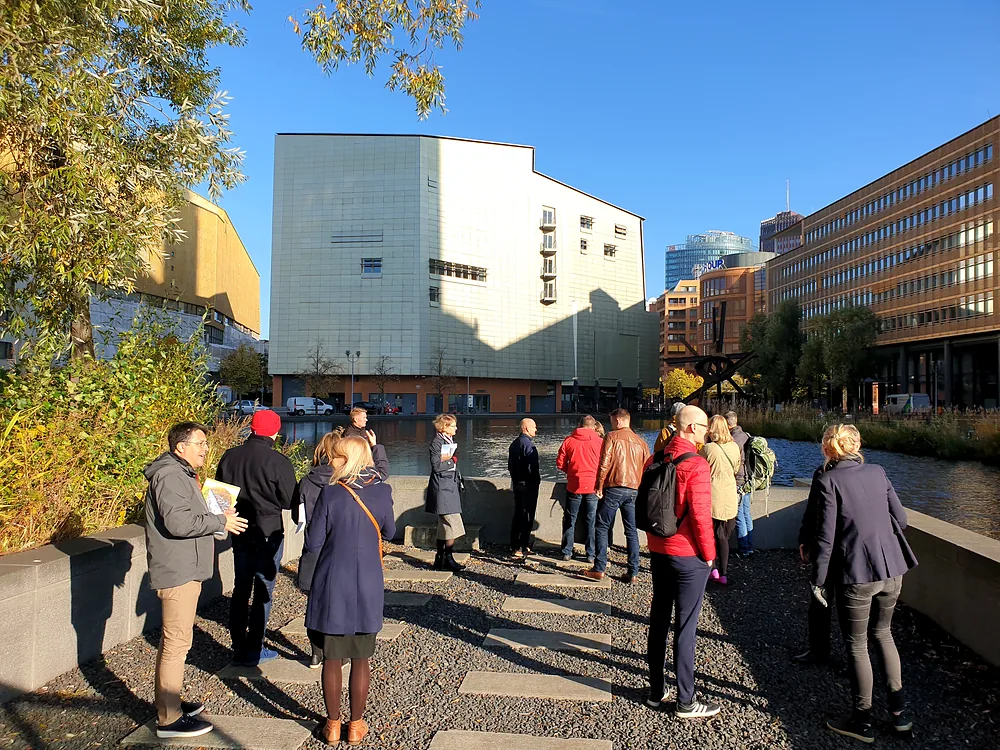
#> input picture assets/img/case-ely-1000.webp, 1000 x 750 px
$ python -i build_images.py   (imports and definitions only)
#> lines starting #> are read from the running program, lines starting #| are printed output that depends on the picture
### tools/lahteet.py
#!/usr/bin/env python3
"""
FinDera - lahdeaineiston sijainnin haku.

Alkuperaiset valokuvat ja logot eivat ole repossa vaan iCloud-kansiossa.
Kansio on siirtynyt paikasta toiseen, joten polkua ei kirjoiteta kiinteasti
skripteihin vaan etsitaan ajossa. Jarjestys: ymparistomuuttuja, tunnetut
sijainnit, lopuksi haku Documentsin alikansioista.
"""
import os, glob

KOTI = os.path.expanduser("~")

EHDOKKAAT = [
    os.path.join(KOTI, "Documents", "1. Studio Titta Projects", "FinDera"),
    os.path.join(KOTI, "Documents", "FinDera"),
]


def juuri():
    """Palauttaa FinDera-aineistokansion polun."""
    ymparisto = os.environ.get("FINDERA_AINEISTO")
    if ymparisto:
        if os.path.isdir(ymparisto):
            return ymparisto
        raise SystemExit(f"FINDERA_AINEISTO osoittaa kansioon jota ei ole: {ymparisto}")

    for polku in EHDOKKAAT:
        if os.path.isdir(polku):
            return polku

    for polku in sorted(glob.glob(os.path.join(KOTI, "Documents", "*", "FinDera"))):
        if os.path.isdir(polku):
            return polku

    raise SystemExit(
        "FinDera-aineistokansiota ei loytynyt. Kokeillut sijainnit:\n  "
        + "\n  ".join(EHDOKKAAT)
        + "\nAnna polku ymparistomuuttujalla FINDERA_AINEISTO."
    )


def alikansio(nimi):
    """Palauttaa aineistokansion alikansion polun ja tarkistaa etta se on olemassa."""
    polku = os.path.join(juuri(), nimi)
    if not os.path.isdir(polku):
        raise SystemExit(f"Aineistokansiota ei loydy: {polku}")
    return polku


# [2 lines that do not run on import are left out]

### tools/build_images.py
#!/usr/bin/env python3
"""
FinDera — kuvaputki.

Lahteet: "good pictures" -kansio ja referenssikorttien omat kuvat
kansiossa "Referenssikuvat". Tiedosto etsitaan jarjestyksessa naista.
Jokaiselle kuvalle: EXIF-korjaus, rajaus kiinteaan kuvasuhteeseen,
yhtenainen savynkorjaus (valotus, kontrasti, kylläisyys) ja WebP-pakkaus.
"""
from PIL import Image, ImageOps, ImageEnhance, ImageFilter
import colorsys, os, shutil

import sys
sys.path.insert(0, os.path.dirname(os.path.abspath(__file__)))
import lahteet

# [1 line that did not run here, left out]
# [1 line that did not run here, left out]
# [1 line that did not run here, left out]
#> further down, picture is the input picture: PIL image 1000x750 RGB; mean R, G, B 106.6, 112, 113.1
# [1 line that did not run here, left out]
DST = os.path.join(os.path.dirname(os.path.dirname(os.path.abspath(__file__))),
                   "assets", "img")

# --- Kuvasuhteet rooleittain ------------------------------------------------
AR_HERO = 16 / 9
AR_CARD = 3 / 2      # palvelu- ja referenssikortit
AR_GAL  = 4 / 3      # gallerian ruudukko (kaikki samat -> tasainen sommittelu)
AR_PORT = 3 / 4      # pystykuva (Martin)

# Etusivun kollaasin ruudut. Jokainen arvo on hieman pienempi kuin kuvan oma
# kuvasuhde, jolloin crop_to kaventaa kuvaa sivuilta eika koskaan leikkaa ylä-
# tai alareunaa — ihmisten paat pysyvat mukana. Samat arvot ovat CSS:ssa
# ruutujen aspect-ratio-arvoina, joten selain ei raja kuvia enaa uudelleen.
AR_SALI    = 1.30    # ravintolasali   (kuva 1.441)
AR_TUOPIT  = 0.93    # savituopit      (kuva 0.940)
AR_VARIKAS = 1.15    # värikäs sali    (kuva 1.333)
AR_MUSA    = 0.68    # musiikkiyhtye   (kuva 0.688)
AR_RUOKA   = 0.76    # ruokahetki      (kuva 0.768)

WIDTHS = {
    "hero": [1920, 1280, 800],
    "card": [1000, 600],
    "gal":  [800, 500],
    "port": [900, 560],
}

# --- Yhtenaistavan kasittelyn tavoitteet ------------------------------------
TARGET_SAT = 0.34        # keskimaarainen kyllaisyys HSV-avaruudessa
TARGET_LUM = 0.475       # keskimaarainen kirkkaus (0-1)
SAT_RANGE  = (0.82, 1.30)
BRI_RANGE  = (0.94, 1.22)


def measure(im):
    """Keskimaarainen kyllaisyys ja kirkkaus pienennetysta kuvasta."""
    small = im.resize((60, 60))
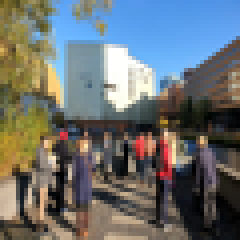
#> small: PIL image 60x60 RGB (shown 4 times larger); mean R, G, B 106.6, 112, 113.1
    sat = lum = 0.0
    px = small.load()
    for x in range(60):
        for y in range(60):
            r, g, b = [v / 255 for v in px[x, y]]
            h, s, v = colorsys.rgb_to_hsv(r, g, b)
            sat += s
            lum += 0.299 * r + 0.587 * g + 0.114 * b
#> after the loop, lum = 1560.4; sat = 1229.6
    n = 3600
    return sat / n, lum / n


def harmonise(im):
    """Tuo kuvan valotus, kontrasti ja kyllaisyys lahelle yhteista tasoa."""
    # 1. Valotuksen normalisointi: leikataan aarimmaiset 0.4 % kummastakin paasta
    im = ImageOps.autocontrast(im, cutoff=(0.4, 0.4), preserve_tone=True)

    sat, lum = measure(im)
#> sat = 0.342; lum = 0.433

    # 2. Kirkkaus kohti tavoitetta (varovaisesti, vain osa erosta)
    bri_factor = 1.0 + (TARGET_LUM - lum) * 1.15
#> bri_factor = 1.05
    bri_factor = max(BRI_RANGE[0], min(BRI_RANGE[1], bri_factor))
    im = ImageEnhance.Brightness(im).enhance(bri_factor)

    # 3. Kyllaisyys kohti tavoitetta
    sat_factor = 1.0 if sat < 0.01 else 1.0 + (TARGET_SAT - sat) / max(sat, 0.12) * 0.55
#> sat_factor = 0.997
    sat_factor = max(SAT_RANGE[0], min(SAT_RANGE[1], sat_factor))
    im = ImageEnhance.Color(im).enhance(sat_factor)

    # 4. Kevyt kontrastin lisays antaa kuville yhteisen ryhdin
    im = ImageEnhance.Contrast(im).enhance(1.05)
    return im, bri_factor, sat_factor


# [14 lines left out: function crop_to, not called in this run]


# Kiintea esirajaus niille kuville, joissa automaattinen keskitys ei riita.
# Arvot ovat pikseleita alkuperaisessa (EXIF-korjatussa) kuvassa.
PRECROP = {
    # Martinin kuva rajataan samaan sommitteluun kuin asiakkaan toimittama versio
    "martin": (321, 1335, 1656, 3046),
}

# --- Kuvakartta: slug -> (tiedosto, rooli, kuvasuhde, rajauksen painopiste) --
MANIFEST = {
    # Etusivun paakuva
    "hero-rotterdam":     ("20240410_114642.jpg",        "hero", AR_HERO, 0.85),

    # Martin — Ajax-stadion (asiakkaan valinta)
    "martin":             ("20190522_142147.jpg",        "port", AR_PORT, 0.50),

    # Palvelut
    "palvelu-matkat":     ("20190405_144405.jpg",        "card", AR_CARD, 0.55),
    "palvelu-tapaamiset": ("20240926_153621.jpg",        "card", AR_CARD, 0.50),
    "palvelu-kartoitus":  ("20240416_160711.jpg",        "card", AR_CARD, 0.62),
    # Palvelut-sivun ovien avaus: Rotterdamin satama 2019. Pystykuva sellaisenaan,
    # koska kuvasarake venyy tekstin korkuiseksi (n. 0.42) — ihmisen kohdistus
    # tehdään HTML:n object-positionilla. Etusivun kortti käyttää yhä palvelu-tapaamiset-kuvaa.
    "palvelu-ovienavaus": ("20190523_105305.jpg",        "card", AR_PORT, 0.50),
    # Etusivun Learning-kortti: BioEconomy-seminaari 2016, pyöreät pöydät
    "palvelu-jatkotyosto": ("20161012_BioEconomy_web_018.jpg", "card", AR_CARD, 0.70),

    # Referenssit
    # Osalla korteista on oma referenssikuva kansiossa Referenssikuvat/,
    # loput tulevat edelleen "good pictures" -kansiosta.
    "case-rosknroll":     ("Rosk'n Roll_referenssikuva.png",              "card", AR_CARD, 0.55),
    "case-lsjh":          ("20250307_104431.jpg",                        "card", AR_CARD, 0.85),
    "case-seinajoki":     ("20240926_092539.jpg",                        "card", AR_CARD, 0.50),
    "case-ladec":         ("Lahden seudun kierrätys_referenssikuva.png", "card", AR_CARD, 0.60),
    "case-salpakierto":   ("Salpakierto_referenssikuva.png",             "card", AR_CARD, 0.60),
    "case-salaoja":       ("20250415_110936.jpg",                        "card", AR_CARD, 0.55),
    # ELY (Berliini 2021) ja OSAO (2018): koko 4:3-kuva ilman esirajausta, koska
    # kortti on tietokoneella pysty ja puhelimessa 16:9. Ihmisiin kohdistetaan
    # HTML:n object-positionilla, joka toimii molemmissa näkymissä.
    "case-ely":           ("20211029_104528.jpg",                        "card", AR_GAL, 0.50),
    # OSAO: lasitalo vie kuvan yläosan, joten rajataan 3:2:een alhaalta -> ihmiset isommiksi.
    "case-osao":          ("20180424_161205.jpg",                        "card", AR_CARD, 1.00),
    "case-turkuamk":      ("Turun AMK_referenssikuva.png",               "card", AR_CARD, 0.50),
    "case-muhos":         ("Muhoksen kunta_referenssikuva.png",          "card", AR_CARD, 0.62),

    # Etusivun esittelykuva
    "intro-ryhma":        ("20180525_102657.jpg",        "card", AR_CARD, 0.90),

    # Etusivu, "Miksi paikan päällä" — kollaasi ravintolaillasta.
    # Jarjestys vastaa ruutuja: 1-3 vasen palsta, 4-5 oikea palsta.
    "illat-1":            ("hieno ravintola.png",        "gal",  AR_SALI,    0.50),
    "illat-2":            ("oluttuopit.png",             "gal",  AR_TUOPIT,  0.50),
    "illat-3":            ("20240410_122743.jpg",        "gal",  AR_VARIKAS, 0.50),
    "illat-4":            ("musiikki.png",               "gal",  AR_MUSA,    0.50),
    "illat-5":            ("ruokahetki.png",             "gal",  AR_RUOKA,   0.50),

    # Galleria — kaikki samassa 4:3-suhteessa, jotta ruudukko on tasainen
    "galleria-1":         ("PL_D95B3192.jpg",            "gal",  AR_GAL, 0.40),
    "galleria-2":         ("20190521_152810.jpg",        "gal",  AR_GAL, 0.38),
    "galleria-3":         ("IMG_4511.JPG",               "gal",  AR_GAL, 0.42),
    "galleria-4":         ("20170825_094032.jpg",        "gal",  AR_GAL, 0.45),
    "galleria-5":         ("20240416_154440.jpg",        "gal",  AR_GAL, 0.90),
    "galleria-6":         ("IMG_1101.JPG",               "gal",  AR_GAL, 0.42),
    "galleria-7":         ("20190405_110141.jpg",        "gal",  AR_GAL, 0.40),
    "galleria-8":         ("20170913_121044.jpg",        "gal",  AR_GAL, 0.40),
}


# [41 lines left out: function main, not called in this run]


# [2 lines not run here, left out]

>>> from PIL import Image
>>> picture = Image.open('../assets/img/case-ely-1000.webp')
>>> result = harmonise(picture)

$ run again, on assets/img/case-ladec-1000.webp
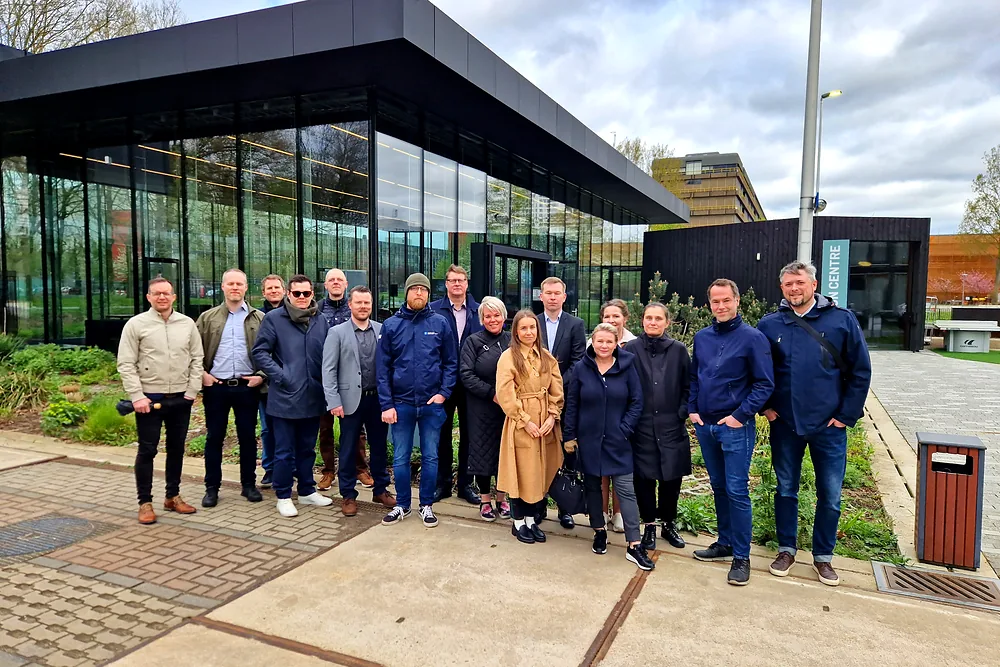
#> input picture assets/img/case-ladec-1000.webp, 1000 x 667 px
#> picture is the input picture: PIL image 1000x667 RGB; mean R, G, B 122.7, 120.9, 115.4
#> in measure, `small = im.resize((60, 60))`:
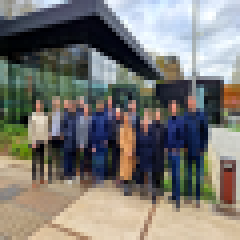
#> small: PIL image 60x60 RGB (shown 4 times larger); mean R, G, B 122.8, 120.9, 115.4
#> after the loop in measure, `for x in range(60):`: lum = 1706.4; sat = 1146.3
#> in harmonise, `sat, lum = measure(im)`: sat = 0.318; lum = 0.474
#> bri_factor = 1
#> sat_factor = 1.04

$ run again, on assets/img/case-ladec-600.webp
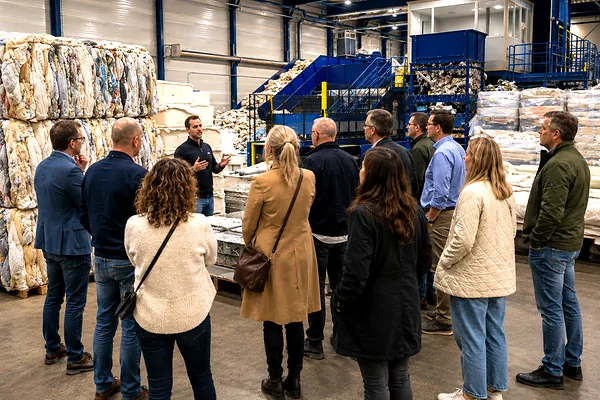
#> input picture assets/img/case-ladec-600.webp, 600 x 400 px
#> picture is the input picture: PIL image 600x400 RGB; mean R, G, B 114.5, 103.6, 94.3
#> in measure, `small = im.resize((60, 60))`:
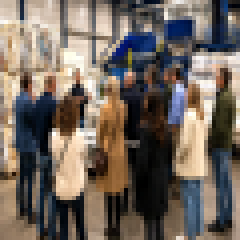
#> small: PIL image 60x60 RGB (shown 4 times larger); mean R, G, B 114.5, 103.6, 94.3
#> after the loop in measure, `for x in range(60):`: lum = 1493.8; sat = 1203.6
#> in harmonise, `sat, lum = measure(im)`: sat = 0.334; lum = 0.415
#> bri_factor = 1.07
#> sat_factor = 1.01
#> in harmonise, `im = ImageEnhance.Contrast(im).enhance(1.05)`:
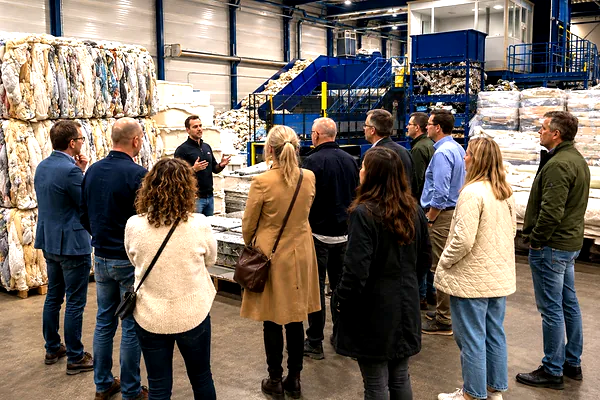
#> im: PIL image 600x400 RGB; mean R, G, B 119.9, 108.5, 98.6
